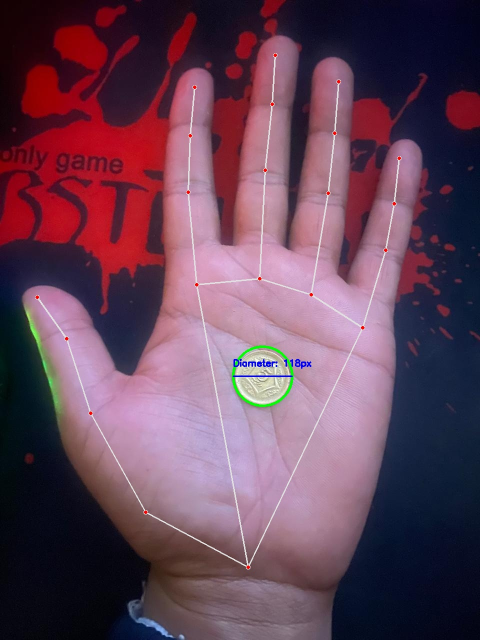
#> input picture processed_images/processed_hand_image_with_coin_and_landmarks.jpg, 960 x 1280 px (shown at 1/2 size)
$ python -i dyb.py   (imports and definitions only)
#> lines starting #> are read from the running program, lines starting #| are printed output that depends on the picture
import cv2
import numpy as np
import mediapipe as mp
import math
from PIL import Image
import os

# Initialize MediaPipe hands
mp_hands = mp.solutions.hands
mp_drawing = mp.solutions.drawing_utils
# [1 line that did not run here, left out]

# Simulated functions
def get_coin_diameter():
    return 24.26  # US quarter diameter in mm

# [12 lines left out: function find_category, not called in this run]

def detect_hand_region(image):
    image_rgb = cv2.cvtColor(image, cv2.COLOR_BGR2RGB)
    results = hands.process(image_rgb)

    if results.multi_hand_landmarks:
        for landmarks in results.multi_hand_landmarks:
            wrist = landmarks.landmark[0]
            index_tip = landmarks.landmark[8]
            pinky_tip = landmarks.landmark[16]

            h, w, _ = image.shape
            wrist_x, wrist_y = int(wrist.x * w), int(wrist.y * h)
            index_tip_x, index_tip_y = int(index_tip.x * w), int(index_tip.y * h)
            pinky_tip_x, pinky_tip_y = int(pinky_tip.x * w), int(pinky_tip.y * h)

            min_x = min(wrist_x, index_tip_x, pinky_tip_x)
            min_y = min(wrist_y, index_tip_y, pinky_tip_y)
            max_x = max(wrist_x, index_tip_x, pinky_tip_x)
            max_y = max(wrist_y, index_tip_y, pinky_tip_y)

            return (min_x, min_y, max_x, max_y)
    return None

# [23 lines left out: functions detect_hand, detect_hough_circle_transform, not called in this run]

def detect_coin(image):
    hand_region = detect_hand_region(image)

    if hand_region:
        min_x, min_y, max_x, max_y = hand_region
        cropped_hand = image[min_y:max_y, min_x:max_x]

        # Preprocess the image
        gray = cv2.cvtColor(cropped_hand, cv2.COLOR_BGR2GRAY)
        gray = cv2.equalizeHist(gray)
        blurred = cv2.GaussianBlur(gray, (21, 21), 2)
        edges = cv2.Canny(blurred, threshold1=50, threshold2=150)

        # Detect circles using Hough Circle Transform
        circles = detect_hough_circle_transform(edges)

        if circles is not None:
            circles = np.round(circles[0, :]).astype("int")
            for (x, y, r) in circles:
                x_full, y_full = x + min_x, y + min_y
                cv2.circle(image, (x_full, y_full), r, (0, 255, 0), 4)
                diameter_pixels = 2 * r
                cv2.putText(image, f'Diameter: {diameter_pixels}px',
                            (x_full - r, y_full - 20),
                            cv2.FONT_HERSHEY_SIMPLEX, 0.6, (255, 0, 0), 2)
                return diameter_pixels

        # Fallback to contour-based detection if Hough Circle fails
        contours, _ = cv2.findContours(edges, cv2.RETR_EXTERNAL, cv2.CHAIN_APPROX_SIMPLE)
        for contour in contours:
            if len(contour) >= 5:  # Minimum points for ellipse fitting
                ellipse = cv2.fitEllipse(contour)
                (center, axes, angle) = ellipse
                major_axis = max(axes)
                minor_axis = min(axes)

                # Filter based on aspect ratio (to exclude non-circular shapes)
                if 0.8 <= (minor_axis / major_axis) <= 1.2:
                    cv2.ellipse(image, ellipse, (0, 255, 0), 2)
                    diameter_pixels = (major_axis + minor_axis) / 2
                    x_full, y_full = int(center[0]) + min_x, int(center[1]) + min_y
                    cv2.putText(image, f'Diameter: {diameter_pixels:.2f}px',
                                (x_full - 50, y_full - 20),
                                cv2.FONT_HERSHEY_SIMPLEX, 0.6, (255, 0, 0), 2)
                    return diameter_pixels

    print("Error: No coin detected.")
    return None

# [83 lines left out: functions calculate_scale_factor, get_distance_in_pixels, get_hand_metrics, process_hand_scan_image, main, not called in this run]

# [2 lines not run here, left out]


#complete


>>> import cv2
>>> picture = cv2.imread('processed_images/processed_hand_image_with_coin_and_landmarks.jpg', cv2.IMREAD_GRAYSCALE)
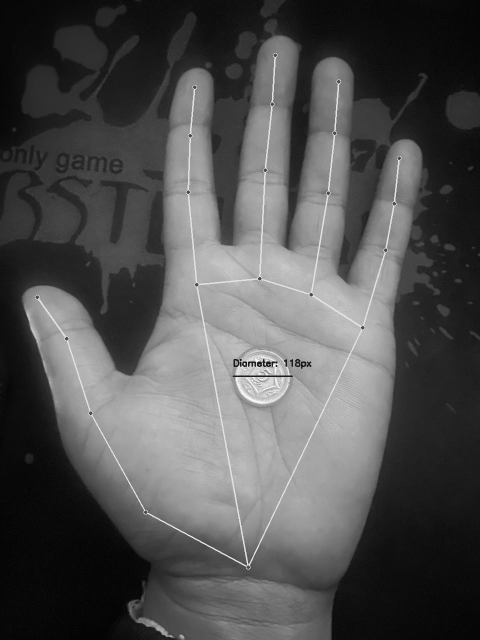
#> picture: shape (1280, 960) (shown at 1/2 size); min 0, max 255, mean 80.6
>>> result = detect_coin(picture)
#> (the run stopped early here; a loop or call above may not have finished)
